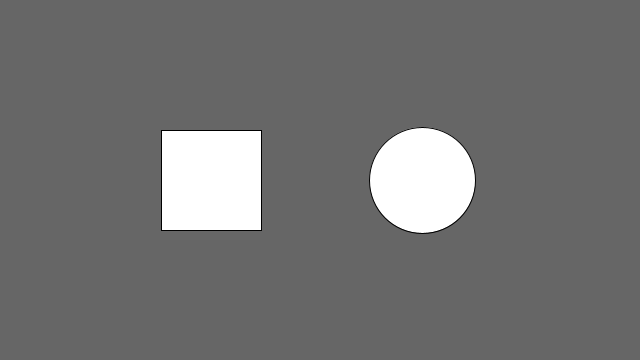
Frame 1 (no input)
Frame 60 (the mouse pressed at the canvas centre just before this capture): identical to frame 1, image omitted
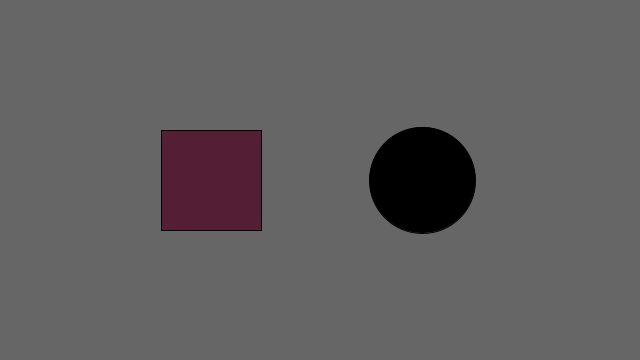
Frame 120 (the mouse held since frame 60 and released just before this capture)

The Processing sketch that drew these frames (run headless with seeded random() and noise(); from frame 60 on, the mouse is pressed at the canvas centre):

// Processing sketch: processing_50052
// ── processing_50052.pde

float rx, ry;    // rectangle x- and y-coordinate
float rd = 100;  // rectangle width
  
float ex, ey;    // ellipse x- and y-coordinate
float ed = 106; // ellipse diameter

  
void setup() {
  size(640, 360);
  smooth();
   
  // Set the x- and y-coordinates for the rectangle
  rx = width * 0.33 - rd/2;
  ry = height * 0.5 - rd/2;
   
  // Set the x- and y-coordinates for the ellipse
  ex = width * 0.66;
  ey = height * 0.5;
}
  
void draw() {
  background(102);
  rect(rx, ry, rd, rd);
  if (mousePressed) {
    fill(0);
  } else{
    fill(255);
  }
  
  
  
  ellipse(ex, ey, ed, ed);
  float d = dist(mouseX, mouseY,ex,ey);
  if (d<ex){
    fill (40,77,99);}
  if (mousePressed){
    fill (84,30,52);
  } else{
    fill(255);
  }
}
